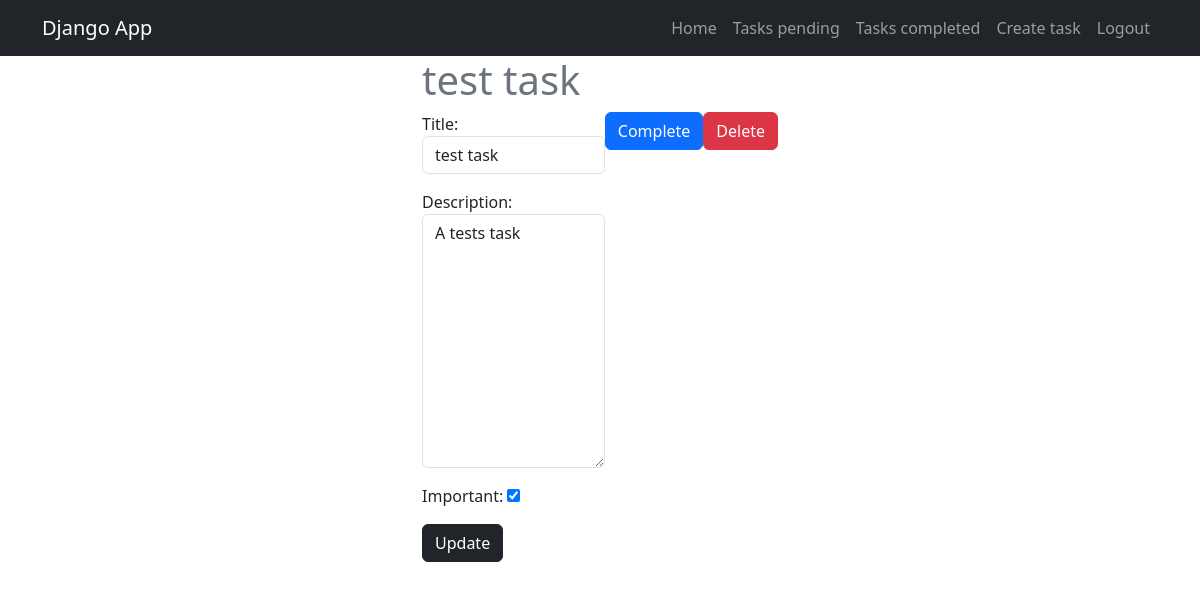
/tasks/4/ (signed in), run on an earlier commit of the app's database.
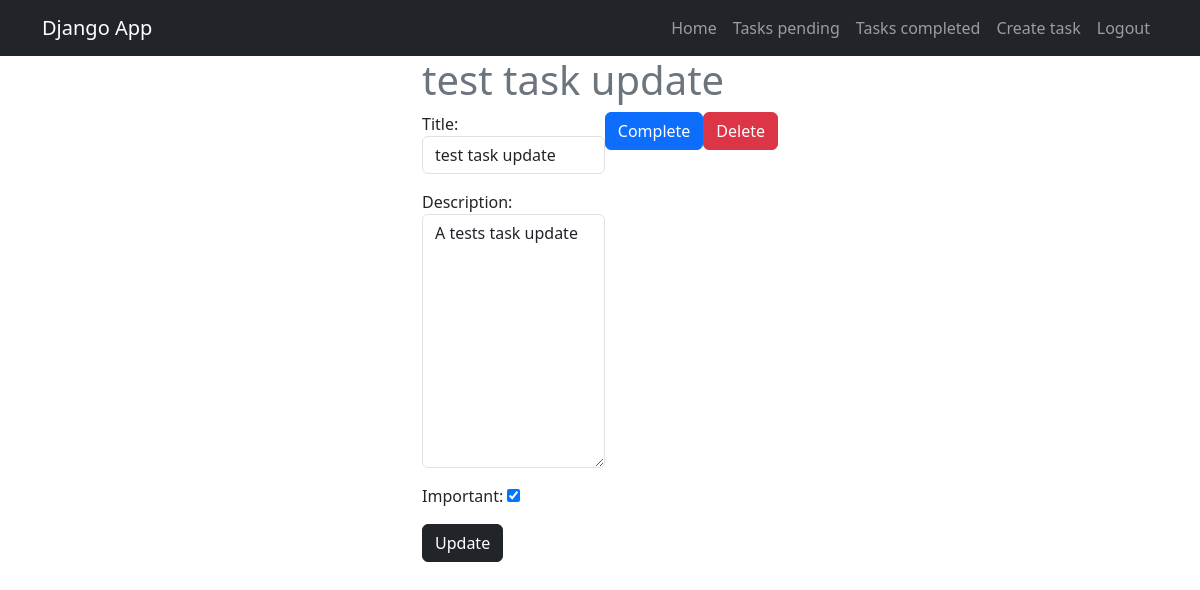
And on a later commit of the database.
### tasks/models.py (models this page shows, shortened)
class Task(models.Model):
    title = models.CharField(max_length=100)
    description = models.TextField(blank=True)
    created = models.DateTimeField(auto_now_add=True)
    datecompleted = models.DateTimeField(null=True, blank=True)
    important = models.BooleanField(default=False)
    user = models.ForeignKey(User, on_delete=models.CASCADE)

### tasks/views.py (the view, shortened to what this page needs)
# urls.py: path('tasks/<int:task_id>/', views.task_detail, name='task_detail'),
@login_required
def task_detail(request, task_id):
    if request.method == 'GET':
        task = get_object_or_404(Task, pk=task_id, user=request.user)
        form = TaskForm(instance=task)
        return render(request, 'task_detail.html', {'task': task, 'form': form})

### tasks/forms.py
class TaskForm(forms.ModelForm):
    class Meta:
        model = Task
        fields = ['title', 'description', 'important']
        widgets = {
            'title': forms.TextInput(attrs={'class': 'form-control', 'placeholder': 'write a title'}),
            'description': forms.Textarea(attrs={'class': 'form-control', 'placeholder': 'write a description'}),
            'important': forms.CheckboxInput(attrs={'class': 'form-check-input, m=auto'}),
        }

### tasks/templates/task_detail.html (shortened to what this page needs)
{% extends "base.html" %} {{% block content %}
<main class="container">
  <div class="row">
    <div class="col-md-4 offset-md-4">
      <h1 class="text-secondary">{{task.title}}</h1>
      <div class="d-flex">
        <form method="POST">
          {% csrf_token %} {{form.as_p}}
          <button class="btn btn-dark">Update</button>
        </form>
        <form action="{% url 'complete_task' task.id %}" method="POST">
          <button class="btn btn-primary">Complete</button>
        </form>
        <form action="{% url 'delete_task' task.id %}" method="POST">
          <button class="btn btn-danger">Delete</button>
        </form>
      </div>
    </div>
  </div>
</main>
{% endblock %}}

What changed in the data, as far as the page shows it:
changed Task: title "test task" → "test task update"; description "A tests task" → "A tests task update"
